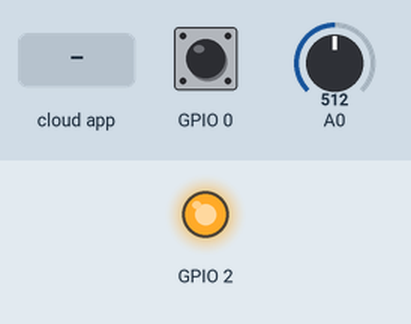
The sketch below on a simulated ESP8266 (NodeMCU). On the bench: output pins drawn as LEDs (lit = HIGH, except the on-board LED, lit = LOW). The inputs (shaded band) are chosen by the test bench; at power-on: GPIO 0 HIGH, A0 = 512. What the sketch prints to the serial monitor is not drawn.

Above: at 1.3 s.
1.4 s: the phone or cloud app sets led to 1
At 2.1 s:
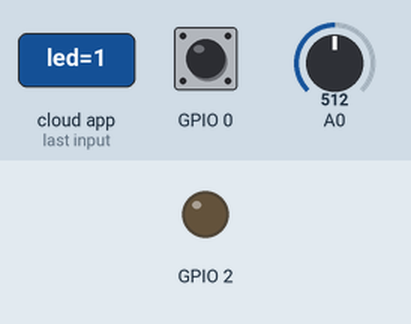
3.0 s: the phone or cloud app sets led to 0
At 3.3 s:
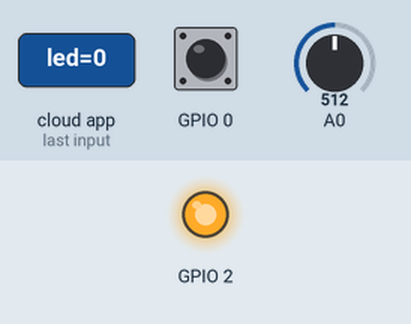
Timing chart, 0 to 6.0 s (numbered marks = the images above; inputs shaded):
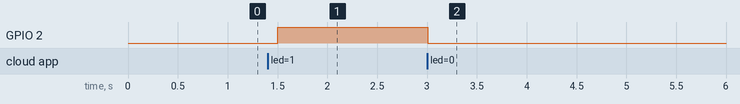

Measured:
- after the input at 1.4 s, GPIO 2: LOW → HIGH after 0.10 s
- after the input at 3.0 s, GPIO 2: HIGH → LOW at once

The sketch:

project.ino
```cpp
#include <ESP8266WiFi.h>
#include <ThingerESP8266.h>

#define USERNAME "varsha"
#define DEVICE_ID "NodeMcu"
#define DEVICE_CREDENTIAL "helloMCU"

#define SSID "yogesh"
#define SSID_PASSWORD "podalusu"

ThingerESP8266 thing(USERNAME, DEVICE_ID, DEVICE_CREDENTIAL);
int var=0,var1=0;
void setup() {
  pinMode(BUILTIN_LED, OUTPUT);
  Serial.begin(9600);
  pinMode(0,INPUT);
  //pinMode(1,OUTPUT);
  //pinMode(2,OUTPUT);
  pinMode(A0,INPUT);
  thing.add_wifi(SSID, SSID_PASSWORD);

   thing["led"] << [](pson& in)
  {
    if(in.is_empty()){
        in = (bool) digitalRead(BUILTIN_LED);
    }
    else{
        digitalWrite(BUILTIN_LED, in ? HIGH : LOW);
    }
};

  // resource output example (i.e. reading a sensor value)
  thing["millis"] >> outputValue(millis());

  thing["Soil_Moisture"] >> [](pson& out){
      out["Moisture"] = var;
  };

  // more details at http://docs.thinger.io/arduino/
}

void loop() {
  thing.handle();
   // put your main code here, to run repeatedly:
  var=analogRead(A0);
  Serial.print("Moisture=");
  Serial.println(var);

  if(var<600)
    {
      digitalWrite(1,HIGH);
    }
    else
    {
    digitalWrite(1,LOW);
    }

   var1=digitalRead(0);
  Serial.print("Digital=");
  Serial.println(var1);
  delay(500);
}
```
